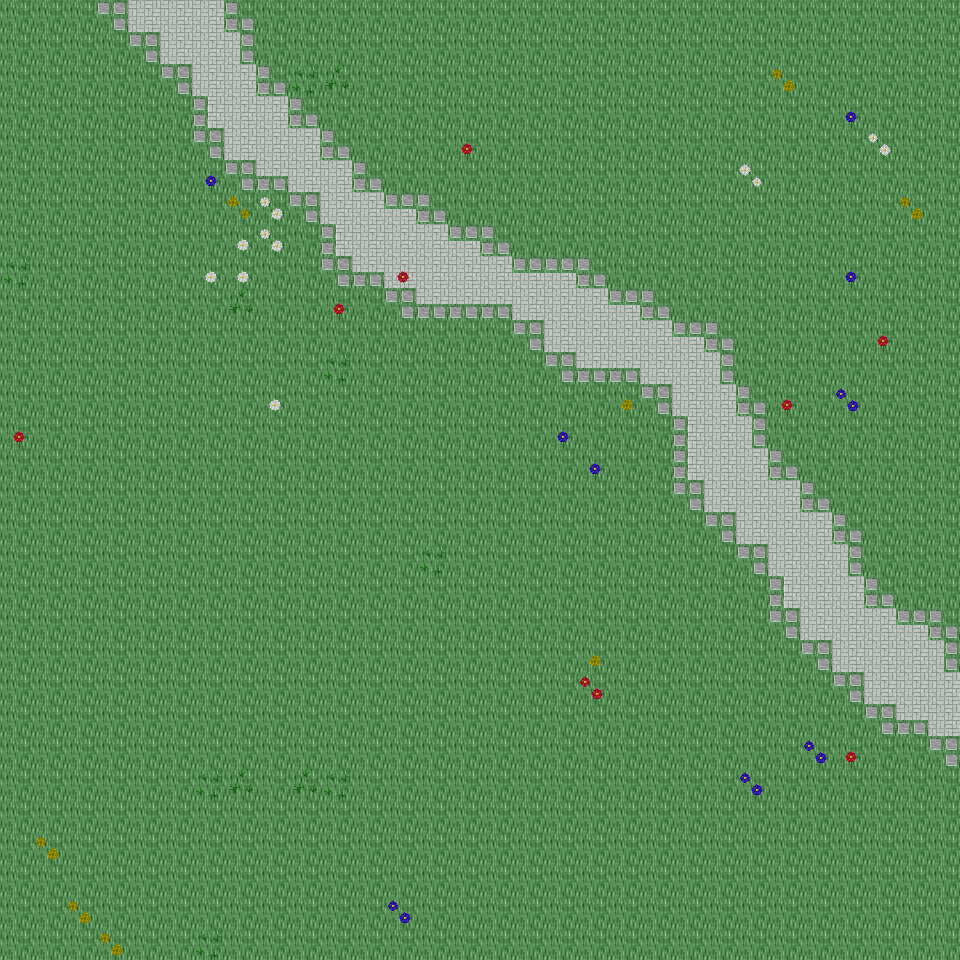

Rendered tile map (Tiled .tmx) drawn with the repository's tilesets; below, a short description and the map source with its tile grids summarised:
An orthogonal 30x30 tile map with 32x32 px tiles, 6 tile layers (Ground, Object, Object2, Above, ...), 18 tilesets and 4 objects (4x mapExit).

<map version="1.0" orientation="orthogonal" renderorder="right-down" width="30" height="30" tilewidth="32" tileheight="32" nextobjectid="5">
  <tileset firstgid="1" name="tileset_ground_ground" tilewidth="32" tileheight="32" tilecount="33" columns="3">
    <image source="../drawable/tileset_ground_ground.png" width="96" height="352" />
  </tileset>
  <tileset firstgid="34" name="tileset_plant_flower_daisy_white" tilewidth="32" tileheight="32" tilecount="8" columns="2">
    <image source="../drawable/tileset_plant_flower_daisy_white.png" width="64" height="128" />
  </tileset>
  <tileset firstgid="42" name="tileset_plant_grasses" tilewidth="32" tileheight="32" tilecount="6" columns="3">
    <image source="../drawable/tileset_plant_grasses.png" width="96" height="64" />
  </tileset>
  <tileset firstgid="48" name="tileset_plant_flower_daisy_yellow" tilewidth="32" tileheight="32" tilecount="8" columns="2">
    <image source="../drawable/tileset_plant_flower_daisy_yellow.png" width="64" height="128" />
  </tileset>
  <tileset firstgid="56" name="tileset_plant_flower_daisy_blue" tilewidth="32" tileheight="32" tilecount="8" columns="2">
    <image source="../drawable/tileset_plant_flower_daisy_blue.png" width="64" height="128" />
  </tileset>
  <tileset firstgid="64" name="tileset_plant_flower_daisy_red" tilewidth="32" tileheight="32" tilecount="8" columns="2">
    <image source="../drawable/tileset_plant_flower_daisy_red.png" width="64" height="128" />
  </tileset>
  <tileset firstgid="72" name="tileset_plant_tree_tree_darkgreen" tilewidth="32" tileheight="32" tilecount="88" columns="8">
    <image source="../drawable/tileset_plant_tree_tree_darkgreen.png" width="256" height="352" />
  </tileset>
  <tileset firstgid="160" name="tileset_logic_creature_animal" tilewidth="32" tileheight="32" tilecount="32" columns="8">
    <image source="../drawable/tileset_logic_creature_animal.png" width="256" height="128" />
  </tileset>
  <tileset firstgid="192" name="tileset_logic_creature_elf" tilewidth="32" tileheight="32" tilecount="16" columns="8">
    <image source="../drawable/tileset_logic_creature_elf.png" width="256" height="64" />
  </tileset>
  <tileset firstgid="208" name="tileset_logic_collision" tilewidth="32" tileheight="32" tilecount="1" columns="1">
    <image source="../drawable/tileset_logic_collision.png" width="32" height="32" />
  </tileset>
  <tileset firstgid="209" name="tileset_logic_creature_human_evil" tilewidth="32" tileheight="32" tilecount="16" columns="8">
    <image source="../drawable/tileset_logic_creature_human_evil.png" width="256" height="64" />
  </tileset>
  <tileset firstgid="225" name="tileset_logic_portal" tilewidth="32" tileheight="32" tilecount="24" columns="8">
    <image source="../drawable/tileset_logic_portal.png" width="256" height="96" />
  </tileset>
  <tileset firstgid="249" name="tileset_ground_green_paving" tilewidth="32" tileheight="32" tilecount="18" columns="3">
    <image source="../drawable/tileset_ground_green_paving.png" width="96" height="192" />
  </tileset>
  <tileset firstgid="267" name="tileset_ground_water_swamp_water" tilewidth="32" tileheight="32" tilecount="33" columns="3">
    <image source="../drawable/tileset_ground_water_swamp_water.png" width="96" height="352" />
  </tileset>
  <tileset firstgid="300" name="tileset_plant_grasses_swamp" tilewidth="32" tileheight="32" tilecount="42" columns="6">
    <image source="../drawable/tileset_plant_grasses_swamp.png" width="192" height="224" />
  </tileset>
  <tileset firstgid="342" name="tileset_logic_protection" tilewidth="32" tileheight="32" tilecount="2" columns="2">
    <image source="../drawable/tileset_logic_protection.png" width="64" height="32" />
  </tileset>
  <tileset firstgid="344" name="tileset_logic_creature_ogre" tilewidth="32" tileheight="32" tilecount="4" columns="4">
    <image source="../drawable/tileset_logic_creature_ogre.png" width="128" height="32" />
  </tileset>
  <tileset firstgid="348" name="tileset_logic_creature_undead_skeleton" tilewidth="32" tileheight="32" tilecount="6" columns="6">
    <image source="../drawable/tileset_logic_creature_undead_skeleton.png" width="192" height="32" />
  </tileset>
  <layer name="Ground" width="30" height="30">
    <data>[900 cells, 900 non-empty, 2 distinct tile ids]</data>
  </layer>
  <layer name="Object" width="30" height="30">
    <data>[900 cells, 104 non-empty, 19 distinct tile ids]</data>
  </layer>
  <layer name="Object2" width="30" height="30">
    <data>[900 cells, 0 non-empty, 0 distinct tile ids]</data>
  </layer>
  <layer name="Above" width="30" height="30">
    <data>[900 cells, 0 non-empty, 0 distinct tile ids]</data>
  </layer>
  <layer name="Above2" width="30" height="30">
    <data>[900 cells, 0 non-empty, 0 distinct tile ids]</data>
  </layer>
  <layer name="Walkable" width="30" height="30">
    <data>[900 cells, 0 non-empty, 0 distinct tile ids]</data>
  </layer>
  <objectgroup name="MapEvents">
    <object id="1" name="north" type="mapExit" x="0" y="0" width="960" height="32">
      <properties>
        <property name="map" value="level_0_x189_y61" />
        <property name="x" value="0" />
        <property name="y" value="28" />
      </properties>
    </object>
    <object id="2" name="south" type="mapExit" x="0" y="928" width="960" height="32">
      <properties>
        <property name="map" value="level_0_x189_y63" />
        <property name="x" value="0" />
        <property name="y" value="1" />
      </properties>
    </object>
    <object id="3" name="west" type="mapExit" x="0" y="0" width="32" height="960">
      <properties>
        <property name="map" value="level_0_x188_y62" />
        <property name="x" value="28" />
        <property name="y" value="0" />
      </properties>
    </object>
    <object id="4" name="east" type="mapExit" x="928" y="0" width="32" height="960">
      <properties>
        <property name="map" value="level_0_x190_y62" />
        <property name="x" value="1" />
        <property name="y" value="0" />
      </properties>
    </object>
  </objectgroup>
</map>
